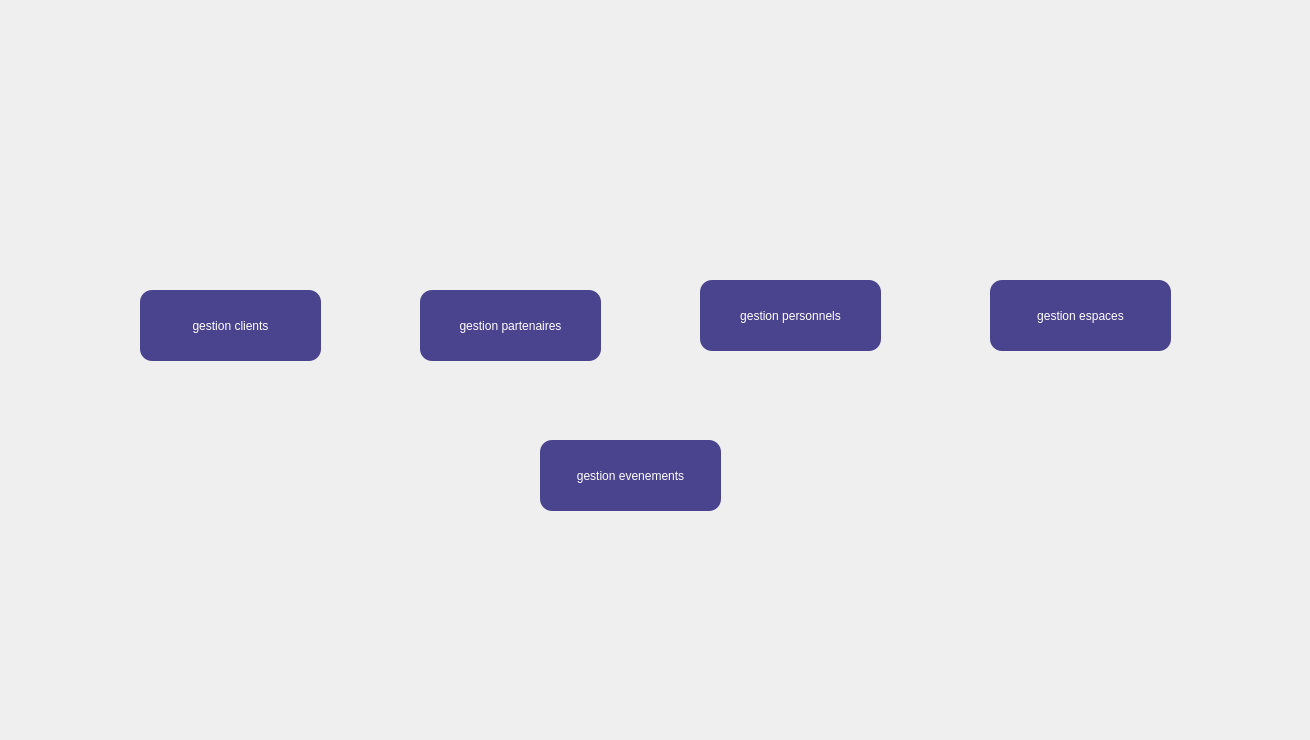
    <widget class="QWidget" name="page_9">
     <widget class="QLabel" name="label_25">
      <property name="geometry">
       <rect>
        <x>0</x>
        <y>-30</y>
        <width>1301</width>
        <height>731</height>
       </rect>
      </property>
      <property name="text">
       <string/>
      </property>
      <property name="pixmap">
       <pixmap>../backgrr (1).png</pixmap>
      </property>
      <property name="scaledContents">
       <bool>true</bool>
      </property>
     </widget>
     <widget class="QPushButton" name="pushButton_43">
      <property name="geometry">
       <rect>
        <x>420</x>
        <y>290</y>
        <width>181</width>
        <height>71</height>
       </rect>
      </property>
      <property name="styleSheet">
       <string notr="true">QPushButton {
background-color: rgb(74, 67, 142);
color: rgb(255, 255, 255);
border-radius: 12px;
font: 87 italic 8pt &quot;Segoe UI Black&quot;;
}
QPushButton:hover:!pressed
{
	
	background-color: rgb(179, 126, 179);
}
</string>
      </property>
      <property name="text">
       <string>gestion partenaires</string>
      </property>
     </widget>
     <widget class="QPushButton" name="pushButton_41">
      <property name="geometry">
       <rect>
        <x>700</x>
        <y>280</y>
        <width>181</width>
        <height>71</height>
       </rect>
      </property>
      <property name="styleSheet">
       <string notr="true">QPushButton {
background-color: rgb(74, 67, 142);
color: rgb(255, 255, 255);
border-radius: 12px;
font: 87 italic 8pt &quot;Segoe UI Black&quot;;
}
QPushButton:hover:!pressed
{
	
	background-color: rgb(179, 126, 179);
}
</string>
      </property>
      <property name="text">
       <string>gestion personnels</string>
      </property>
     </widget>
     <widget class="QPushButton" name="pushButton_42">
      <property name="geometry">
       <rect>
        <x>990</x>
        <y>280</y>
        <width>181</width>
        <height>71</height>
       </rect>
      </property>
      <property name="styleSheet">
       <string notr="true">QPushButton {
background-color: rgb(74, 67, 142);
color: rgb(255, 255, 255);
border-radius: 12px;
font: 87 italic 8pt &quot;Segoe UI Black&quot;;
}
QPushButton:hover:!pressed
{
	
	background-color: rgb(179, 126, 179);
}
</string>
      </property>
      <property name="text">
       <string>gestion espaces</string>
      </property>
     </widget>
     <widget class="QPushButton" name="pushButton_40">
      <property name="geometry">
       <rect>
        <x>140</x>
        <y>290</y>
        <width>181</width>
        <height>71</height>
       </rect>
      </property>
      <property name="styleSheet">
       <string notr="true">QPushButton {
background-color: rgb(74, 67, 142);
color: rgb(255, 255, 255);
border-radius: 12px;
font: 87 italic 8pt &quot;Segoe UI Black&quot;;
}
QPushButton:hover:!pressed
{
	
	background-color: rgb(179, 126, 179);
}
</string>
      </property>
      <property name="text">
       <string>gestion clients</string>
      </property>
     </widget>
     <widget class="QPushButton" name="pushButton_65">
      <property name="geometry">
       <rect>
        <x>540</x>
        <y>440</y>
        <width>181</width>
        <height>71</height>
       </rect>
      </property>
      <property name="styleSheet">
       <string notr="true">QPushButton {
background-color: rgb(74, 67, 142);
color: rgb(255, 255, 255);
border-radius: 12px;
font: 87 italic 8pt &quot;Segoe UI Black&quot;;
}
QPushButton:hover:!pressed
{
	
	background-color: rgb(179, 126, 179);
}
</string>
      </property>
      <property name="text">
       <string>gestion evenements</string>
      </property>
     </widget>
    </widget>
